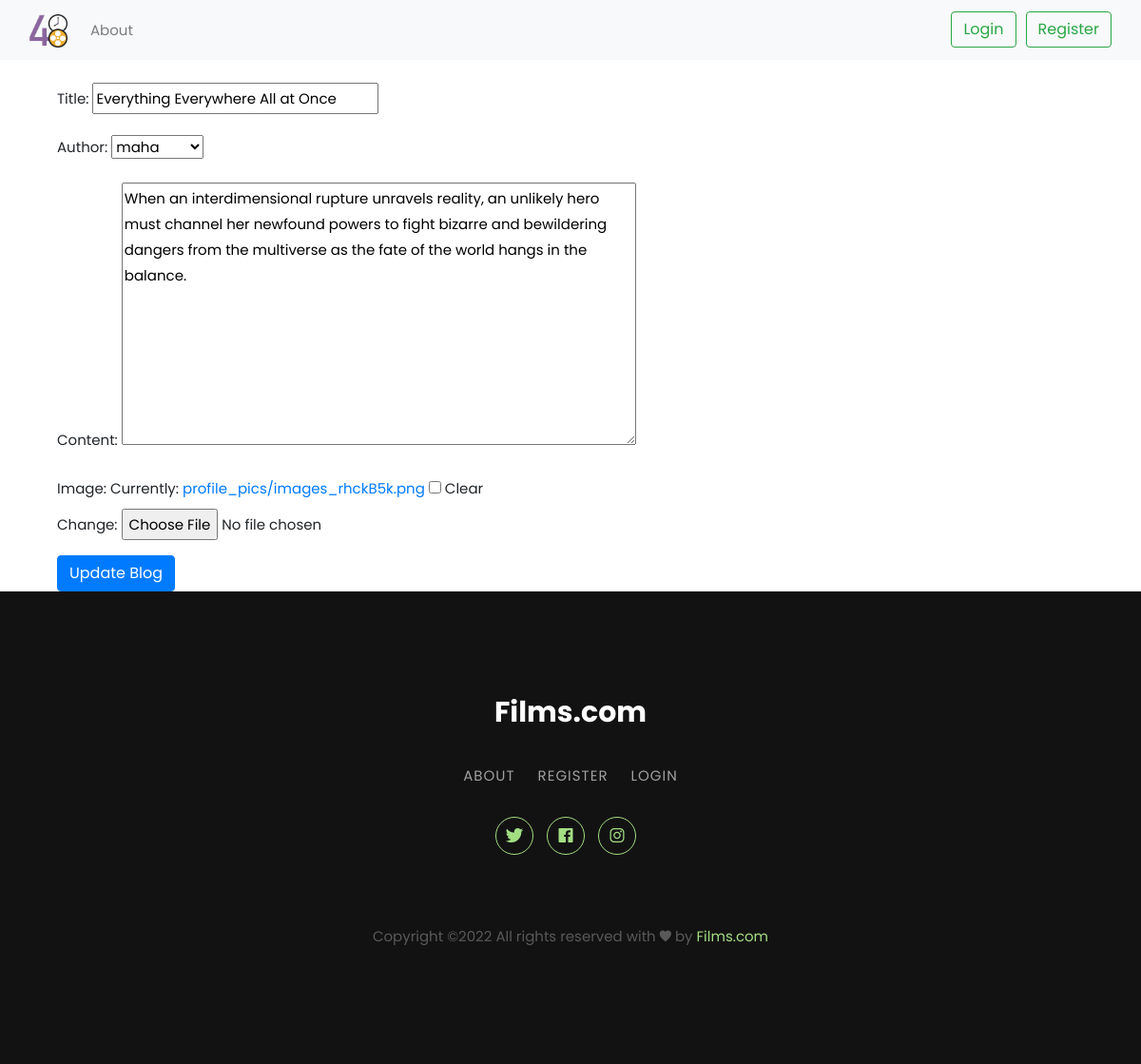
The app's page /update/18 with its own data.
### appOne/models.py (models this page shows, shortened)
class BlogPost(models.Model):
    title=models.CharField(max_length=255)
    author= models.ForeignKey(User, on_delete=models.CASCADE)
    content=models.TextField()
    image = models.ImageField(upload_to="profile_pics", blank=True, null=True)
    dateTime=models.DateTimeField( auto_now_add=True)

### appOne/views.py (the view, shortened to what this page needs)
# urls.py: url(r'^update/(?P<id>\d+)$',views.update,name='update'),
def update(request,id):
    post = BlogPost.objects.get(id = id)
    form = UpdateForm(instance=post)
    return render(request,'update.html',{'form':form})

### appOne/forms.py
class UpdateForm(forms.ModelForm):
    class Meta:
        model = BlogPost
        fields= ['title','author','content', 'image']

### templates/update.html
{% extends 'base.html' %}
{% block body_block %}
<form enctype="multipart/form-data" method="POST"> {% csrf_token %}
      <div class="container mt-4">
      {{ form.as_p }}
      <button class="btn btn-primary">Update Blog</button>
      </div>
      </form>
{% endblock %}

### static/css/styleSearch.css (style rules this page uses)
body { font-family: "Baloo 2", cursive; font-size: 16px; color: #ffffff; text-rendering: optimizeLegibility; font-weight: initial; }
a, a:hover { text-decoration: none; transition: color 0.3s ease-in-out; }

### records on screen
BlogPost: title "Everything Everywhere All at Once", author "maha", content "When an interdimensional rupture unravels reality, an unlikely hero must channel her newfound powers to fight bizarre and bewildering dangers from the multiverse as the fate of the world hangs in the balance."
